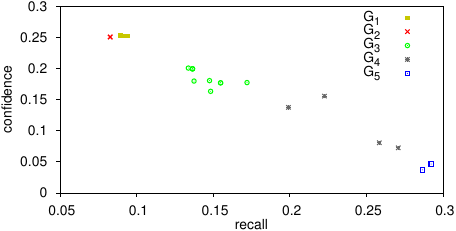

This figure's gnuplot source:
load '../common.gp'

unset grid
set style data points

set key top right

set xlabel "recall" offset 0,0.5
set ylabel "confidence" offset 2,0

#set xrange [0.05:0.35]

set output "recall_precision.ps"
plot "recall_precision.data" index 0 using 3:5 pt 5 lw 3 lc rgb "dark-yellow" title "G_1",\
"" index 1 using 3:5 pt 2 lw 3 lc rgb "red" title "G_2",\
"" index 2 using 3:5 pt 6 lw 3 lc rgb "green" title "G_3",\
"" index 3 using 3:5 pt 3 lw 3 lc rgb "grey40" title "G_4",\
"" index 4 using 3:5 pt 4 lw 3 lc rgb "blue" title "G_5"
